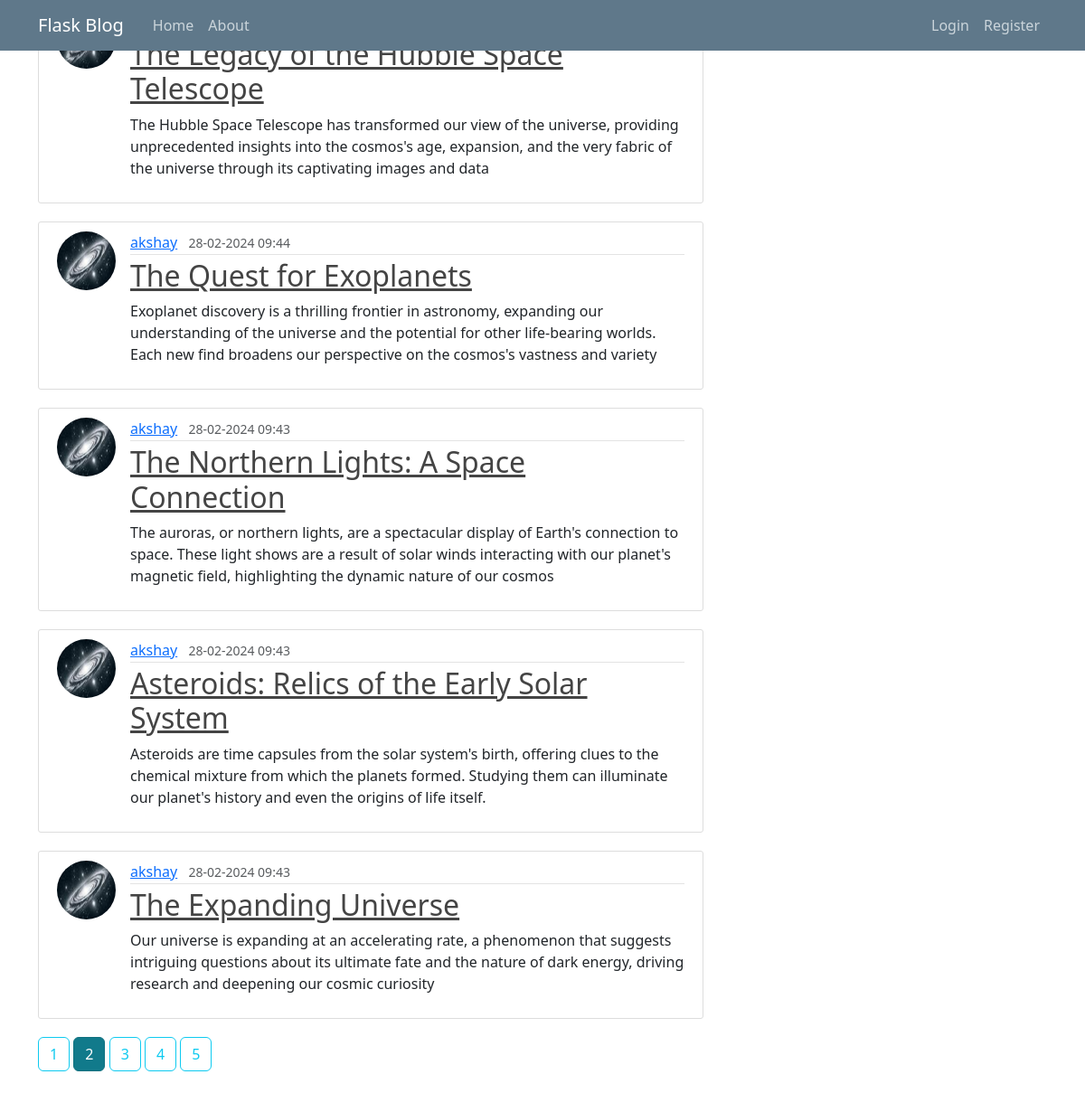
Screenshot of /?page=2 with the database file from the repository.
### app/models.py (models this page shows, shortened)
class Posts(db.Model):
    id = db.Column(db.Integer, primary_key=True)
    title = db.Column(db.String(20), nullable=False)
    date_posted = db.Column(db.DateTime, nullable=False, default=datetime.utcnow)
    content = db.Column(db.Text, nullable=False)
    user_id = db.Column(db.Integer, db.ForeignKey('user.id'),nullable=False)

class User(db.Model, UserMixin):
    id = db.Column(db.Integer, primary_key=True)
    username: str = db.Column(db.String(20), unique=True, nullable=False)
    email: str = db.Column(db.String(120), unique=True, nullable=False)
    image_file: str = db.Column(db.String(120), nullable=False, default='default.jpg')
    password = db.Column(db.String(60), nullable=False)
    posts = db.relationship('Posts',
                            backref='author', lazy=True)

### app/main/routes.py (the view)
@main.route("/home")
@main.route("/")
def home():
    page = request.args.get('page', 1, type = int)
    posts = Posts.query.order_by(Posts.date_posted.desc()).paginate(page = page, per_page=5)
    return render_template('home.html', posts=posts) # type: ignore

### app/templates/home.html
{% extends "layout.html" %}
{% block content %}
    {% for post in posts.items %}
        <article class="media content-section">
            <img class="rounded-circle article-img" src="{{ url_for('static', filename='profile-pictures/' ~ post.author.image_file) }}">
          <div class="media-body">
            <div class="article-metadata">
              <a class="mr-2" href="{{ url_for('users.user_post', username=post.author.username)}}">{{ post.author.username }}</a>
              <small class="text-muted">{{ post.date_posted.strftime('%d-%m-%Y %H:%M') }}</small>
            </div>
            <h2><a class="article-title" href="{{ url_for('posts.post', post_id=post.id) }}">{{ post.title }}</a></h2>
            <p class="article-content">{{ post.content }}</p>
          </div>
        </article>
    {% endfor %}
    {% for page_num in posts.iter_pages(left_edge=1, right_edge=1, left_current=1, right_current=2) %}
        {% if page_num %}
            {% if posts.page == page_num %}
                <a class="btn btn-info active mb-4" href="{{ url_for('main.home', page=page_num) }}">{{ page_num }}</a>
            {% else %}
            <a class="btn btn-outline-info mb-4" href="{{ url_for('main.home', page=page_num) }}">{{ page_num }}</a>
            {% endif %}
        {% else %}
            ...
        {% endif %}
    {% endfor %}
{% endblock content %}

### app/static/main.css (style rules this page uses)
body { background: #fafafa; color: #333333; margin-top: 5rem; }
h1, h2, h3, h4, h5, h6 { color: #444444; }
.content-section { background: #ffffff; padding: 10px 20px; border: 1px solid #dddddd; border-radius: 3px; margin-bottom: 20px; }
.article-title { color: #444444; }
.article-content { white-space: pre-line; }
.article-img { height: 65px; width: 65px; margin-right: 16px; }
.article-metadata { padding-bottom: 1px; margin-bottom: 4px; border-bottom: 1px solid #e3e3e3 }

### rows the page displays
Posts: title "The Legacy of the Hubble Space Telescope", content "The Hubble Space Telescope has transformed our view of the universe, providing unprecedented insights into the cosmos's age, expansion, and the very fabric of the universe through its captivating images and data"
Posts: image_file (picture), author.username "akshay", date_posted "28-02-2024 09:44", title "The Quest for Exoplanets", content "Exoplanet discovery is a thrilling frontier in astronomy, expanding our understanding of the universe and the potential for other life-bearing worlds. Each new find broadens our perspective on the cosmos's vastness and variety"
Posts: image_file (picture), author.username "akshay", date_posted "28-02-2024 09:43", title "The Northern Lights: A Space Connection", content "The auroras, or northern lights, are a spectacular display of Earth's connection to space. These light shows are a result of solar winds interacting with our planet's magnetic field, highlighting the dynamic nature of our cosmos"
Posts: image_file (picture), author.username "akshay", date_posted "28-02-2024 09:43", title "Asteroids: Relics of the Early Solar System", content "Asteroids are time capsules from the solar system's birth, offering clues to the chemical mixture from which the planets formed. Studying them can illuminate our planet's history and even the origins of life itself."
Posts: image_file (picture), author.username "akshay", date_posted "28-02-2024 09:43", title "The Expanding Universe", content "Our universe is expanding at an accelerating rate, a phenomenon that suggests intriguing questions about its ultimate fate and the nature of dark energy, driving research and deepening our cosmic curiosity"

### other values shown
{{ page_num }} "1" "3" "4" "5"
{{ page_num }} "2"
